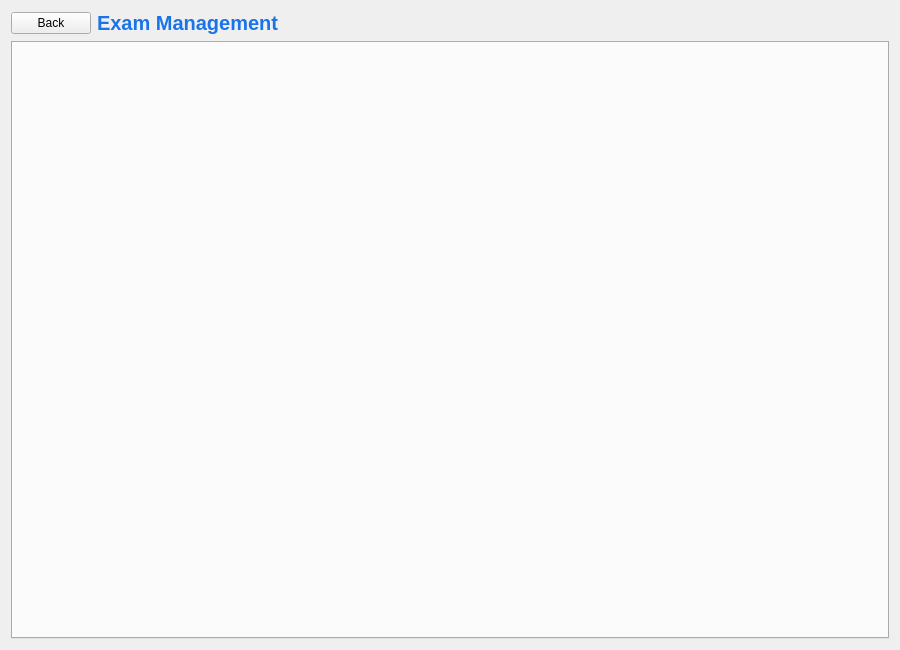
<?xml version="1.0" encoding="UTF-8"?>
<ui version="4.0">
 <class>ExamDetailsView</class>
 <widget class="QWidget" name="ExamDetailsView">
  <property name="geometry">
   <rect>
    <x>0</x>
    <y>0</y>
    <width>900</width>
    <height>650</height>
   </rect>
  </property>
  <property name="windowTitle">
   <string>Exam Management</string>
  </property>
  <layout class="QVBoxLayout" name="main_layout">
   <item>
    <layout class="QHBoxLayout" name="header_layout">
     <item>
      <widget class="QPushButton" name="back_btn">
       <property name="minimumSize">
        <size>
         <width>80</width>
         <height>0</height>
        </size>
       </property>
       <property name="maximumSize">
        <size>
         <width>80</width>
         <height>16777215</height>
        </size>
       </property>
       <property name="text">
        <string>Back</string>
       </property>
      </widget>
     </item>
     <item>
      <widget class="QLabel" name="title_label">
       <property name="styleSheet">
        <string notr="true">font-size: 20px; font-weight: bold; color: #1a73e8;</string>
       </property>
       <property name="text">
        <string>Exam Management</string>
       </property>
      </widget>
     </item>
     <item>
      <spacer name="header_spacer">
       <property name="orientation">
        <enum>Qt::Orientation::Horizontal</enum>
       </property>
       <property name="sizeHint" stdset="0">
        <size>
         <width>40</width>
         <height>20</height>
        </size>
       </property>
      </spacer>
     </item>
    </layout>
   </item>
   <item>
    <widget class="QTabWidget" name="tabs">
     <property name="styleSheet">
      <string notr="true">QTabBar::tab { padding: 10px 20px; font-weight: bold; }
QTabBar::tab:selected { background-color: #1a73e8; color: white; border-radius: 4px; }</string>
     </property>
    </widget>
   </item>
  </layout>
 </widget>
 <resources/>
 <connections/>
</ui>
